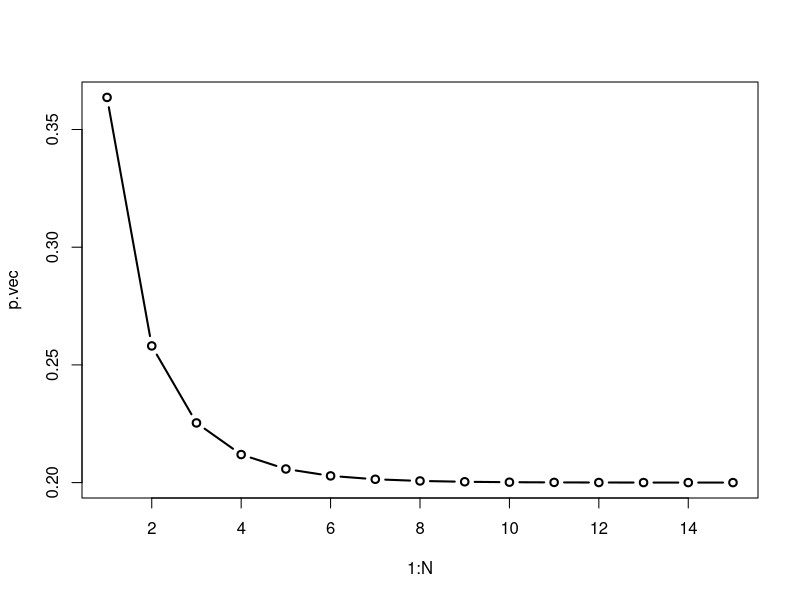
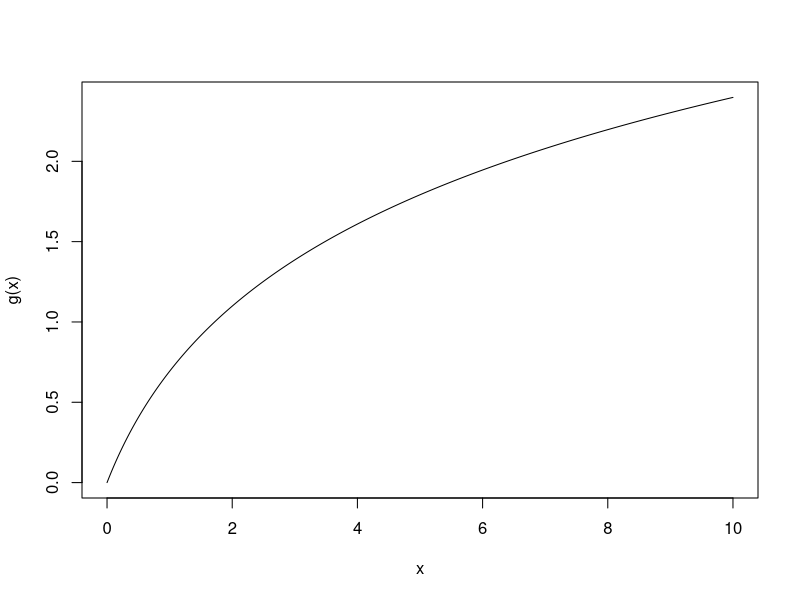

Write R code to recreate these figures, in order. (Note: this script raises an error after producing the figures.)
## EM algorithm example 

## available data
y1 <- 5
## initial value:
p0 <- 2
## number of iteration 
N <- 15

p <-p0
## create empty vector to store value from each iteration
p.vec <-c()
for(i in 1:N){
  p <-2*p/(1+y1*p)
  p.vec[i] <-p
}

plot(1:N,p.vec,type = 'b',lwd = 2)

## check fit:



### FUNCTION

g <-function(x,m,s){
  out <- 1/(2*pi*s)* exp(-x^2/(2*s))
}

g <-function(x,m,s){
  out <- log(1+x)
}

g = Vectorize(g,vectorize.args = "x")

x<-seq(from = 0,to=10,by=.01)

plot(x,g(x),type = 'l')

### Trapezoidal rule:
trapezoidal = function(interval,n,m,s){
  ## define size of each increment
  h   = (interval[2]-interval[1])/n
  
  ## define each interior point x
  x   = interval[1] + (1:(n-1))*h
  ## define the first term
  out = h/2*g(interval[1],m,s)
  ## define the middle terms
  out = c(out, h*g(x,m,s))
  ## define the last term
  out = c(out, h/2*g(interval[2],m,s))
  return(out)
}

interval <-c(0,10)
n<-10
#m <-0
#s <-1

# MAIN
T1 = trapezoidal(interval,n,m,s)

# OUTPUT
sum(T1)      # TRAPEZOIDAL APPROXIMATION


## Monte Carlo approximation example:
runs <- 5000
#runif samples from a uniform distribution
xs <- runif(runs,min=-0.5,max=0.5)
ys <- runif(runs,min=-0.5,max=0.5)
## points that are in a circle with radius 0.5
in.circle <- xs^2 + ys^2 <= 0.5^2
mc.pi <- (sum(in.circle)/runs)*4
plot(xs,ys,col=ifelse(in.circle,"forestgreen","grey"),pch=ifelse(in.circle,"o","x")
     ,xlab='',ylab='',asp=1,
     main=paste("MC Approximation of Pi =",mc.pi,"\n N=", runs),lwd = 3)

#

